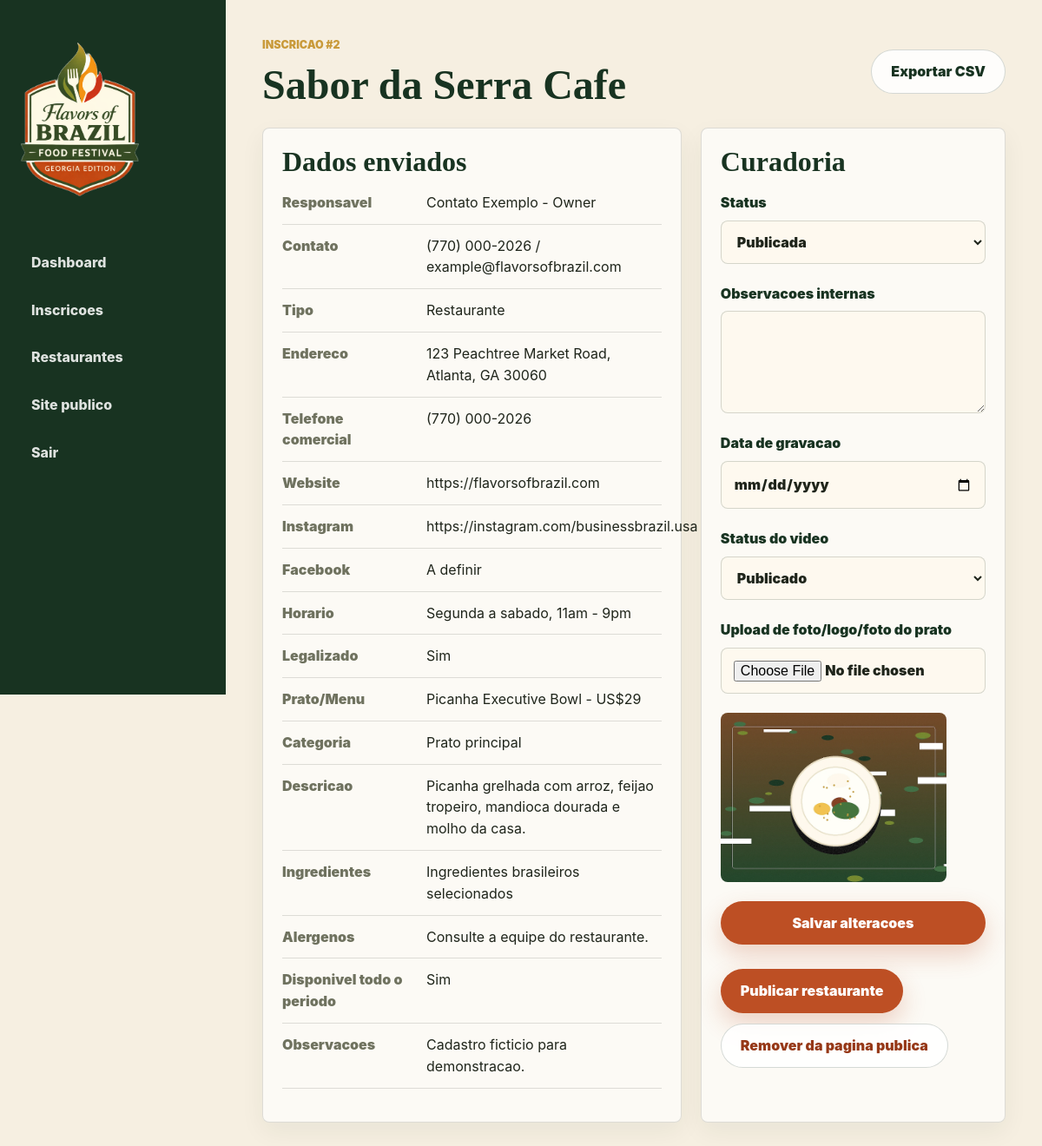
Screenshot of /admin/inscricoes/2 (signed in) with the database file from the repository.
### app/models.py (models this page shows)
class TimestampMixin:
    created_at = db.Column(db.DateTime, default=datetime.utcnow, nullable=False)
    updated_at = db.Column(
        db.DateTime,
        default=datetime.utcnow,
        onupdate=datetime.utcnow,
        nullable=False,
    )

class Application(db.Model, TimestampMixin):
    __tablename__ = "applications"
    id = db.Column(db.Integer, primary_key=True)
    responsible_name = db.Column(db.String(160), nullable=False)
    responsible_role = db.Column(db.String(120), nullable=False)
    responsible_phone = db.Column(db.String(80), nullable=False)
    responsible_email = db.Column(db.String(255), nullable=False)
    restaurant_name = db.Column(db.String(180), nullable=False)
    business_type = db.Column(db.String(80), nullable=False)
    address = db.Column(db.String(255), nullable=False)
    city = db.Column(db.String(120), nullable=False)
    state = db.Column(db.String(40), nullable=False)
    zip_code = db.Column(db.String(20), nullable=False)
    business_phone = db.Column(db.String(80), nullable=False)
    website = db.Column(db.String(255))
    instagram = db.Column(db.String(255))
    facebook = db.Column(db.String(255))
    business_hours = db.Column(db.Text, nullable=False)
    legal_business = db.Column(db.String(10), nullable=False)
    dish_name = db.Column(db.String(180), nullable=False)
    dish_description = db.Column(db.Text, nullable=False)
    dish_price = db.Column(db.String(40), nullable=False)
    dish_category = db.Column(db.String(80), nullable=False)
    main_ingredients = db.Column(db.Text, nullable=False)
    allergens = db.Column(db.Text)
    available_full_period = db.Column(db.String(10), nullable=False)
    dish_image = db.Column(db.String(255))
    notes = db.Column(db.Text)
    status = db.Column(db.String(80), default="Recebida", nullable=False, index=True)
    internal_notes = db.Column(db.Text)
    filming_date = db.Column(db.String(40))
    video_status = db.Column(db.String(80), default="Nao agendado", nullable=False)
    restaurant = db.relationship(
        "Restaurant",
        back_populates="application",
        uselist=False,
        cascade="all, delete-orphan",
    )

### app/routes.py (the view, shortened to what this page needs)
@bp.route("/admin/inscricoes/<int:application_id>", methods=["GET", "POST"])
@login_required
def admin_application_detail(application_id):
    application = Application.query.get_or_404(application_id)
    if request.args.get("export") == "csv":
        return applications_csv_response([application], filename=f"inscricao-{application.id}.csv")
    seo = {"title": f"Inscricao {application.id} | Flavors of Brazil", "description": "Detalhe da inscricao."}
    return render_template(
        "admin_application_detail.html",
        seo=seo,
        application=application,
        statuses=APPLICATION_STATUSES,
        video_statuses=VIDEO_STATUSES,
    )

### app/auth.py (called while the page is built)
def current_user():
    user_id = session.get("user_id")
    if not user_id:
        return None
    return User.query.get(user_id)

def login_required(view):
    @wraps(view)
    def wrapped(*args, **kwargs):
        if current_user() is None:
            return redirect(url_for("main.admin_login", next=request.path))
        return view(*args, **kwargs)
    return wrapped

def csrf_token():
    token = session.get("_csrf_token")
    if not token:
        token = secrets.token_urlsafe(32)
        session["_csrf_token"] = token
    return token

### app/content.py (called while the page is built, shortened)
def localize_settings(settings, lang):
    localized = dict(settings)
    if lang == DEFAULT_LANGUAGE:
        return localized

### app/models.py (called while the page is built)
    @classmethod
    def get(cls, key, default=""):
        item = cls.query.filter_by(key=key).first()
        return item.value if item else default

### app/seo.py (called while the page is built)
def external_url(endpoint, **values):
    try:
        return url_for(endpoint, _external=True, **values)
    except RuntimeError:
        base = current_app.config.get("SITE_URL", "").rstrip("/")
        path = url_for(endpoint, **values)
        return f"{base}{path}"

def public_image(path):
    if not path:
        return external_url("static", filename="assets/generated/restaurant-placeholder.webp")
    if path.startswith("http://") or path.startswith("https://"):
        return path
    if path.startswith("/static/"):
        return f"{request.url_root.rstrip('/')}{path}"
    return external_url("static", filename=path)

### templates/admin_application_detail.html (shortened to what this page needs)
{% extends "admin_base.html" %}
{% block admin_content %}
<section class="admin-header">
  <div>
    <p class="eyebrow">Inscricao #{{ application.id }}</p>
    <h1>{{ application.restaurant_name }}</h1>
  </div>
  <a class="button secondary" href="{{ url_for('main.admin_application_detail', application_id=application.id, export='csv') }}">Exportar CSV</a>
</section>
<section class="admin-grid">
  <article class="admin-panel">
    <div class="panel-heading">
      <h2>Dados enviados</h2>
    </div>
    <dl class="admin-dl">
      <div><dt>Responsavel</dt><dd>{{ application.responsible_name }} - {{ application.responsible_role }}</dd></div>
      <div><dt>Contato</dt><dd>{{ application.responsible_phone }} / {{ application.responsible_email }}</dd></div>
      <div><dt>Tipo</dt><dd>{{ application.business_type }}</dd></div>
      <div><dt>Endereco</dt><dd>{{ application.address }}, {{ application.city }}, {{ application.state }} {{ application.zip_code }}</dd></div>
      <div><dt>Telefone comercial</dt><dd>{{ application.business_phone }}</dd></div>
      <div><dt>Website</dt><dd>{{ application.website or 'A definir' }}</dd></div>
      <div><dt>Instagram</dt><dd>{{ application.instagram or 'A definir' }}</dd></div>
      <div><dt>Facebook</dt><dd>{{ application.facebook or 'A definir' }}</dd></div>
      <div><dt>Horario</dt><dd>{{ application.business_hours }}</dd></div>
      <div><dt>Legalizado</dt><dd>{{ application.legal_business }}</dd></div>
      <div><dt>Prato/Menu</dt><dd>{{ application.dish_name }} - {{ application.dish_price }}</dd></div>
      <div><dt>Categoria</dt><dd>{{ application.dish_category }}</dd></div>
      <div><dt>Descricao</dt><dd>{{ application.dish_description }}</dd></div>
      <div><dt>Ingredientes</dt><dd>{{ application.main_ingredients }}</dd></div>
      <div><dt>Alergenos</dt><dd>{{ application.allergens or 'Nao informado' }}</dd></div>
      <div><dt>Disponivel todo o periodo</dt><dd>{{ application.available_full_period }}</dd></div>
      <div><dt>Observacoes</dt><dd>{{ application.notes or 'Nenhuma' }}</dd></div>
    </dl>
  </article>
  <article class="admin-panel">
    <div class="panel-heading">
      <h2>Curadoria</h2>
    </div>
    <form method="post" enctype="multipart/form-data" class="admin-form">
      <label>Status
        <select name="status">
          {% for status in statuses %}
          <option value="{{ status }}" {{ 'selected' if application.status == status else '' }}>{{ status }}</option>
          {% endfor %}
        </select>
      </label>
      <label>Observacoes internas
        <textarea name="internal_notes">{{ application.internal_notes or '' }}</textarea>
      </label>
      <label>Data de gravacao
        <input type="date" name="filming_date" value="{{ application.filming_date or '' }}">
      </label>
      <label>Status do video
        <select name="video_status">
          {% for status in video_statuses %}
          <option value="{{ status }}" {{ 'selected' if application.video_status == status else '' }}>{{ status }}</option>
          {% endfor %}
        </select>
      </label>
      <label>Upload de foto/logo/foto do prato
        <input type="file" name="admin_dish_image" accept=".jpg,.jpeg,.png,.webp,image/jpeg,image/png,image/webp">
      </label>
      {% if application.dish_image %}
      <img class="admin-thumb" src="{{ asset_url(application.dish_image) }}" alt="Imagem enviada">
      {% endif %}
      <button class="button primary" type="submit">Salvar alteracoes</button>
    </form>
    <div class="button-row">
      <form method="post" enctype="multipart/form-data">
        <button class="button primary" type="submit">Publicar restaurante</button>
      </form>
      <form method="post">
        <button class="button secondary danger" type="submit">Remover da pagina publica</button>
      </form>
    </div>
  </article>
</section>
{% endblock %}

### static/css/style.css (style rules this page uses)
:root { --green-950: #183321; --green-850: #25462d; --green-700: #3f6d42; --terracotta: #bd4f24; --terracotta-deep: #963817; --gold: #c99a3a; --cream: #fff9ed; --paper: #f6efe1; --white: #ffffff; --ink: #1f251b; --muted: #6f725f; --line: rgba(31, 37, 27, 0.14); --shadow: 0 18px 50px rgba(24, 51, 33, 0.16); --font-display: Georgia, "Times New Roman", serif; --font-body: Inter, ui-sans-serif, system-ui, -apple-system, BlinkMacSystemFont, "Segoe UI", sans-serif; }
* { box-sizing: border-box; }
html { scroll-behavior: smooth; }
body { margin: 0; background: var(--cream); color: var(--ink); font-family: var(--font-body); line-height: 1.55; }
img { display: block; max-width: 100%; }
a { color: inherit; text-decoration: none; }
button, input, select, textarea { font: inherit; }
.eyebrow { margin: 0 0 12px; color: var(--gold); font-size: 0.78rem; font-weight: 900; letter-spacing: 0; text-transform: uppercase; }
h1, h2, h3 { line-height: 1.03; margin: 0; }
h1, h2 { font-family: var(--font-display); font-weight: 700; }
.hero-actions, .button-row { display: flex; flex-wrap: wrap; gap: 12px; align-items: center; margin-top: 28px; }
.button { display: inline-flex; align-items: center; justify-content: center; min-height: 48px; padding: 12px 22px; border: 1px solid transparent; border-radius: 999px; font-weight: 900; cursor: pointer; transition: transform 160ms ease, background 160ms ease, color 160ms ease, border 160ms ease; }
.button.primary { background: var(--terracotta); color: var(--white); box-shadow: 0 12px 28px rgba(189, 79, 36, 0.24); }
.button.secondary { background: rgba(255, 255, 255, 0.85); border-color: rgba(24, 51, 33, 0.18); color: var(--green-950); }
.button.danger { color: var(--terracotta-deep); }
.feature-grid article, .metric-card, .admin-panel, .contact-cards article { border: 1px solid var(--line); border-radius: 8px; background: rgba(255, 255, 255, 0.66); box-shadow: 0 10px 28px rgba(24, 51, 33, 0.06); }
.detail-list div, .admin-dl div { display: grid; grid-template-columns: 130px minmax(0, 1fr); gap: 16px; padding-bottom: 12px; border-bottom: 1px solid var(--line); }
dt { color: var(--muted); font-weight: 900; }
dd { margin: 0; }
.application-form, .login-card, .admin-form { display: grid; gap: 22px; }
label { display: grid; gap: 8px; color: var(--green-950); font-weight: 900; }
input, select, textarea { width: 100%; border: 1px solid rgba(24, 51, 33, 0.18); border-radius: 8px; background: rgba(255, 249, 237, 0.72); color: var(--ink); padding: 13px 14px; }
textarea { min-height: 118px; resize: vertical; }
.admin-body { display: grid; grid-template-columns: 260px minmax(0, 1fr); min-height: 100svh; background: var(--paper); }
.admin-header { display: flex; justify-content: space-between; gap: 18px; align-items: center; margin-bottom: 24px; }
.admin-header h1 { color: var(--green-950); font-size: clamp(2rem, 4vw, 3.4rem); }
.admin-panel { padding: 22px; margin-bottom: 22px; }
.panel-heading { margin-bottom: 18px; }
.panel-heading h2 { color: var(--green-950); font-family: var(--font-display); font-size: 2rem; }
.admin-grid { display: grid; grid-template-columns: minmax(0, 1.1fr) minmax(320px, 0.8fr); gap: 22px; }
.admin-dl { display: grid; gap: 12px; }
.admin-dl div { grid-template-columns: 150px minmax(0, 1fr); }
.admin-thumb { width: min(260px, 100%); aspect-ratio: 4 / 3; object-fit: cover; border-radius: 8px; }

### rows the page displays
Application: id "2", restaurant_name "Sabor da Serra Cafe", responsible_name "Contato Exemplo", responsible_role "Owner", responsible_phone "(770) 000-2026", responsible_email "example@flavorsofbrazil.com", business_type "Restaurante", address "123 Peachtree Market Road", city "Atlanta", state "GA", zip_code "30060", business_phone "(770) 000-2026", website "https://flavorsofbrazil.com", instagram "https://instagram.com/businessbrazil.usa", facebook "A definir", business_hours "Segunda a sabado, 11am - 9pm", legal_business "Sim", dish_name "Picanha Executive Bowl", dish_price "US$29", dish_category "Prato principal", dish_description "Picanha grelhada com arroz, feijao tropeiro, mandioca dourada e molho da casa.", main_ingredients "Ingredientes brasileiros selecionados", allergens "Consulte a equipe do restaurante.", available_full_period "Sim", notes "Cadastro ficticio para demonstracao.", dish_image (picture)

### other values shown
form field status "Publicada"
form field video_status "Publicado"
